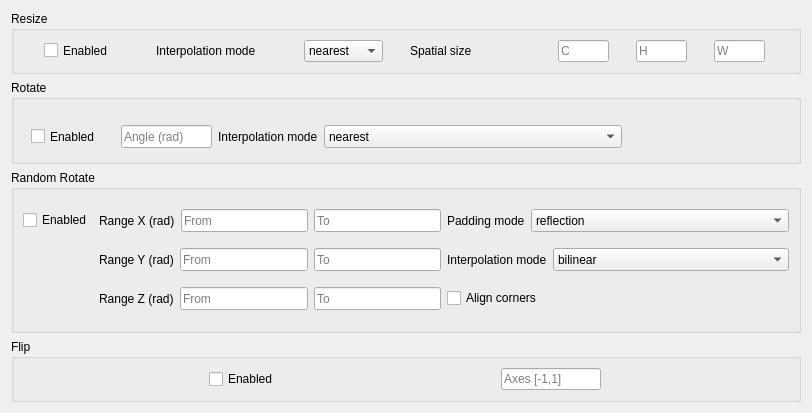
         <widget class="QWidget" name="scrollAreaWidgetContents">
          <property name="geometry">
           <rect>
            <x>0</x>
            <y>0</y>
            <width>812</width>
            <height>413</height>
           </rect>
          </property>
          <layout class="QVBoxLayout" name="verticalLayout_2">
           <item>
            <widget class="ctkCollapsibleGroupBox" name="CollapsibleGroupBox">
             <property name="sizePolicy">
              <sizepolicy hsizetype="Preferred" vsizetype="Preferred">
               <horstretch>0</horstretch>
               <verstretch>0</verstretch>
              </sizepolicy>
             </property>
             <property name="maximumSize">
              <size>
               <width>100000</width>
               <height>101</height>
              </size>
             </property>
             <property name="autoFillBackground">
              <bool>true</bool>
             </property>
             <property name="title">
              <string>Resize</string>
             </property>
             <property name="checked">
              <bool>true</bool>
             </property>
             <property name="collapsed">
              <bool>false</bool>
             </property>
             <property name="collapsedHeight">
              <number>0</number>
             </property>
             <layout class="QHBoxLayout" name="horizontalLayout_2">
              <item>
               <widget class="QCheckBox" name="resizeEnabled">
                <property name="maximumSize">
                 <size>
                  <width>85</width>
                  <height>21</height>
                 </size>
                </property>
                <property name="text">
                 <string>Enabled</string>
                </property>
               </widget>
              </item>
              <item>
               <widget class="QLabel" name="label_6">
                <property name="maximumSize">
                 <size>
                  <width>121</width>
                  <height>16</height>
                 </size>
                </property>
                <property name="text">
                 <string>Interpolation mode</string>
                </property>
               </widget>
              </item>
              <item>
               <widget class="QComboBox" name="resizeInterpolationMode">
                <property name="maximumSize">
                 <size>
                  <width>79</width>
                  <height>23</height>
                 </size>
                </property>
                <property name="editable">
                 <bool>false</bool>
                </property>
                <property name="currentText">
                 <string>nearest</string>
                </property>
                <property name="placeholderText">
                 <string/>
                </property>
                <item>
                 <property name="text">
                  <string>nearest</string>
                 </property>
                </item>
                <item>
                 <property name="text">
                  <string>nearest-exact</string>
                 </property>
                </item>
                <item>
                 <property name="text">
                  <string>linear</string>
                 </property>
                </item>
                <item>
                 <property name="text">
                  <string>bilinear</string>
                 </property>
                </item>
                <item>
                 <property name="text">
                  <string>bicubic</string>
                 </property>
                </item>
                <item>
                 <property name="text">
                  <string>trilinear</string>
                 </property>
                </item>
                <item>
                 <property name="text">
                  <string>area</string>
                 </property>
                </item>
               </widget>
              </item>
              <item>
               <widget class="QLabel" name="label_8">
                <property name="sizePolicy">
                 <sizepolicy hsizetype="Expanding" vsizetype="Preferred">
                  <horstretch>0</horstretch>
                  <verstretch>0</verstretch>
                 </sizepolicy>
                </property>
                <property name="maximumSize">
                 <size>
                  <width>121</width>
                  <height>16777215</height>
                 </size>
                </property>
                <property name="text">
                 <string>Spatial size</string>
                </property>
               </widget>
              </item>
              <item>
               <widget class="QLineEdit" name="resizeC">
                <property name="maximumSize">
                 <size>
                  <width>51</width>
                  <height>23</height>
                 </size>
                </property>
                <property name="text">
                 <string/>
                </property>
                <property name="placeholderText">
                 <string>C</string>
                </property>
               </widget>
              </item>
              <item>
               <widget class="QLineEdit" name="resizeH">
                <property name="maximumSize">
                 <size>
                  <width>51</width>
                  <height>23</height>
                 </size>
                </property>
                <property name="text">
                 <string/>
                </property>
                <property name="placeholderText">
                 <string>H</string>
                </property>
               </widget>
              </item>
              <item>
               <widget class="QLineEdit" name="resizeW">
                <property name="maximumSize">
                 <size>
                  <width>51</width>
                  <height>23</height>
                 </size>
                </property>
                <property name="text">
                 <string/>
                </property>
                <property name="placeholderText">
                 <string>W</string>
                </property>
               </widget>
              </item>
             </layout>
            </widget>
           </item>
           <item>
            <widget class="ctkCollapsibleGroupBox" name="CollapsibleGroupBox_2">
             <property name="sizePolicy">
              <sizepolicy hsizetype="Preferred" vsizetype="Fixed">
               <horstretch>0</horstretch>
               <verstretch>0</verstretch>
              </sizepolicy>
             </property>
             <property name="minimumSize">
              <size>
               <width>0</width>
               <height>84</height>
              </size>
             </property>
             <property name="maximumSize">
              <size>
               <width>16777215</width>
               <height>16777215</height>
              </size>
             </property>
             <property name="autoFillBackground">
              <bool>true</bool>
             </property>
             <property name="title">
              <string>Rotate</string>
             </property>
             <property name="checked">
              <bool>true</bool>
             </property>
             <property name="collapsed">
              <bool>false</bool>
             </property>
             <property name="collapsedHeight">
              <number>0</number>
             </property>
             <widget class="QCheckBox" name="rotateEnabled">
              <property name="geometry">
               <rect>
                <x>20</x>
                <y>46</y>
                <width>74</width>
                <height>21</height>
               </rect>
              </property>
              <property name="sizePolicy">
               <sizepolicy hsizetype="Preferred" vsizetype="Preferred">
                <horstretch>0</horstretch>
                <verstretch>0</verstretch>
               </sizepolicy>
              </property>
              <property name="maximumSize">
               <size>
                <width>220</width>
                <height>21</height>
               </size>
              </property>
              <property name="text">
               <string>Enabled</string>
              </property>
             </widget>
             <widget class="QWidget" name="layoutWidget">
              <property name="geometry">
               <rect>
                <x>110</x>
                <y>31</y>
                <width>501</width>
                <height>51</height>
               </rect>
              </property>
              <layout class="QHBoxLayout" name="horizontalLayout_8">
               <item>
                <widget class="QLineEdit" name="rotateAngle">
                 <property name="minimumSize">
                  <size>
                   <width>0</width>
                   <height>23</height>
                  </size>
                 </property>
                 <property name="maximumSize">
                  <size>
                   <width>91</width>
                   <height>16777215</height>
                  </size>
                 </property>
                 <property name="placeholderText">
                  <string>Angle (rad)</string>
                 </property>
                </widget>
               </item>
               <item>
                <layout class="QHBoxLayout" name="horizontalLayout">
                 <item>
                  <widget class="QLabel" name="label_7">
                   <property name="sizePolicy">
                    <sizepolicy hsizetype="Preferred" vsizetype="Preferred">
                     <horstretch>0</horstretch>
                     <verstretch>0</verstretch>
                    </sizepolicy>
                   </property>
                   <property name="maximumSize">
                    <size>
                     <width>16777215</width>
                     <height>16777215</height>
                    </size>
                   </property>
                   <property name="text">
                    <string>Interpolation mode</string>
                   </property>
                  </widget>
                 </item>
                 <item>
                  <widget class="QComboBox" name="rotateInterpolationMode">
                   <property name="sizePolicy">
                    <sizepolicy hsizetype="Expanding" vsizetype="Fixed">
                     <horstretch>0</horstretch>
                     <verstretch>0</verstretch>
                    </sizepolicy>
                   </property>
                   <property name="minimumSize">
                    <size>
                     <width>0</width>
                     <height>23</height>
                    </size>
                   </property>
                   <property name="maximumSize">
                    <size>
                     <width>16777215</width>
                     <height>16777215</height>
                    </size>
                   </property>
                   <property name="editable">
                    <bool>false</bool>
                   </property>
                   <property name="currentText">
                    <string>nearest</string>
                   </property>
                   <property name="placeholderText">
                    <string/>
                   </property>
                   <item>
                    <property name="text">
                     <string>nearest</string>
                    </property>
                   </item>
                   <item>
                    <property name="text">
                     <string>bilinear</string>
                    </property>
                   </item>
                  </widget>
                 </item>
                </layout>
               </item>
              </layout>
             </widget>
            </widget>
           </item>
           <item>
            <widget class="ctkCollapsibleGroupBox" name="CollapsibleGroupBox_3">
             <property name="sizePolicy">
              <sizepolicy hsizetype="Preferred" vsizetype="Preferred">
               <horstretch>0</horstretch>
               <verstretch>0</verstretch>
              </sizepolicy>
             </property>
             <property name="minimumSize">
              <size>
               <width>0</width>
               <height>163</height>
              </size>
             </property>
             <property name="autoFillBackground">
              <bool>true</bool>
             </property>
             <property name="title">
              <string>Random Rotate</string>
             </property>
             <property name="collapsedHeight">
              <number>0</number>
             </property>
             <layout class="QGridLayout" name="gridLayout_3">
              <item row="0" column="0">
               <widget class="QCheckBox" name="randomRotateEnabled">
                <property name="text">
                 <string>Enabled</string>
                </property>
               </widget>
              </item>
              <item row="0" column="1">
               <layout class="QHBoxLayout" name="horizontalLayout_3">
                <item>
                 <widget class="QLabel" name="label_9">
                  <property name="text">
                   <string>Range X (rad)</string>
                  </property>
                 </widget>
                </item>
                <item>
                 <widget class="QLineEdit" name="randomRotateFromX">
                  <property name="sizePolicy">
                   <sizepolicy hsizetype="Expanding" vsizetype="Fixed">
                    <horstretch>0</horstretch>
                    <verstretch>0</verstretch>
                   </sizepolicy>
                  </property>
                  <property name="minimumSize">
                   <size>
                    <width>0</width>
                    <height>23</height>
                   </size>
                  </property>
                  <property name="placeholderText">
                   <string>From</string>
                  </property>
                 </widget>
                </item>
                <item>
                 <widget class="QLineEdit" name="randomRotateToX">
                  <property name="sizePolicy">
                   <sizepolicy hsizetype="Expanding" vsizetype="Fixed">
                    <horstretch>0</horstretch>
                    <verstretch>0</verstretch>
                   </sizepolicy>
                  </property>
                  <property name="minimumSize">
                   <size>
                    <width>0</width>
                    <height>23</height>
                   </size>
                  </property>
                  <property name="placeholderText">
                   <string>To</string>
                  </property>
                 </widget>
                </item>
               </layout>
              </item>
              <item row="0" column="2">
               <layout class="QHBoxLayout" name="horizontalLayout_7">
                <item>
                 <widget class="QLabel" name="label_13">
                  <property name="text">
                   <string>Padding mode</string>
                  </property>
                 </widget>
                </item>
                <item>
                 <widget class="QComboBox" name="randomRotatePaddingMode">
                  <property name="sizePolicy">
                   <sizepolicy hsizetype="Expanding" vsizetype="Fixed">
                    <horstretch>0</horstretch>
                    <verstretch>0</verstretch>
                   </sizepolicy>
                  </property>
                  <property name="minimumSize">
                   <size>
                    <width>0</width>
                    <height>23</height>
                   </size>
                  </property>
                  <item>
                   <property name="text">
                    <string>reflection</string>
                   </property>
                  </item>
                  <item>
                   <property name="text">
                    <string>constant</string>
                   </property>
                  </item>
                  <item>
                   <property name="text">
                    <string>zeros</string>
                   </property>
                  </item>
                  <item>
                   <property name="text">
                    <string>border</string>
                   </property>
                  </item>
                  <item>
                   <property name="text">
                    <string>grid-constant</string>
                   </property>
                  </item>
                  <item>
                   <property name="text">
                    <string>wrap</string>
                   </property>
                  </item>
                  <item>
                   <property name="text">
                    <string>reflect</string>
                   </property>
                  </item>
                  <item>
                   <property name="text">
                    <string>nearest</string>
                   </property>
                  </item>
                  <item>
                   <property name="text">
                    <string>grid-mirror</string>
                   </property>
                  </item>
                  <item>
                   <property name="text">
                    <string>grid-wrap</string>
                   </property>
                  </item>
                 </widget>
                </item>
               </layout>
              </item>
              <item row="1" column="1">
               <layout class="QHBoxLayout" name="horizontalLayout_4">
                <item>
                 <widget class="QLabel" name="labelY">
                  <property name="text">
                   <string>Range Y (rad)</string>
                  </property>
                 </widget>
                </item>
                <item>
                 <widget class="QLineEdit" name="randomRotateFromY">
                  <property name="sizePolicy">
                   <sizepolicy hsizetype="Expanding" vsizetype="Fixed">
                    <horstretch>0</horstretch>
                    <verstretch>0</verstretch>
                   </sizepolicy>
                  </property>
                  <property name="minimumSize">
                   <size>
                    <width>0</width>
                    <height>23</height>
                   </size>
                  </property>
                  <property name="text">
                   <string/>
                  </property>
                  <property name="placeholderText">
                   <string>From</string>
                  </property>
                 </widget>
                </item>
                <item>
                 <widget class="QLineEdit" name="randomRotateToY">
                  <property name="sizePolicy">
                   <sizepolicy hsizetype="Expanding" vsizetype="Fixed">
                    <horstretch>0</horstretch>
                    <verstretch>0</verstretch>
                   </sizepolicy>
                  </property>
                  <property name="minimumSize">
                   <size>
                    <width>0</width>
                    <height>23</height>
                   </size>
                  </property>
                  <property name="text">
                   <string/>
                  </property>
                  <property name="placeholderText">
                   <string>To</string>
                  </property>
                 </widget>
                </item>
               </layout>
              </item>
              <item row="1" column="2">
               <layout class="QHBoxLayout" name="horizontalLayout_6">
                <item>
                 <widget class="QLabel" name="label_12">
                  <property name="text">
                   <string>Interpolation mode</string>
                  </property>
                 </widget>
                </item>
                <item>
                 <widget class="QComboBox" name="randomRotateInterpolationMode">
                  <property name="sizePolicy">
                   <sizepolicy hsizetype="Expanding" vsizetype="Fixed">
                    <horstretch>0</horstretch>
                    <verstretch>0</verstretch>
                   </sizepolicy>
                  </property>
                  <property name="minimumSize">
                   <size>
                    <width>0</width>
                    <height>23</height>
                   </size>
                  </property>
                  <item>
                   <property name="text">
                    <string>bilinear</string>
                   </property>
                  </item>
                  <item>
                   <property name="text">
                    <string>nearest</string>
                   </property>
                  </item>
                 </widget>
                </item>
               </layout>
              </item>
              <item row="2" column="1">
               <layout class="QHBoxLayout" name="horizontalLayout_5">
                <item>
                 <widget class="QLabel" name="label_11">
                  <property name="text">
                   <string>Range Z (rad)</string>
                  </property>
                 </widget>
                </item>
                <item>
                 <widget class="QLineEdit" name="randomRotateFromZ">
                  <property name="sizePolicy">
                   <sizepolicy hsizetype="Expanding" vsizetype="Fixed">
                    <horstretch>0</horstretch>
                    <verstretch>0</verstretch>
                   </sizepolicy>
                  </property>
                  <property name="minimumSize">
                   <size>
                    <width>0</width>
                    <height>23</height>
                   </size>
                  </property>
                  <property name="text">
                   <string/>
                  </property>
                  <property name="placeholderText">
                   <string>From</string>
                  </property>
                 </widget>
                </item>
                <item>
                 <widget class="QLineEdit" name="randomRotateToZ">
                  <property name="sizePolicy">
                   <sizepolicy hsizetype="Expanding" vsizetype="Fixed">
                    <horstretch>0</horstretch>
                    <verstretch>0</verstretch>
                   </sizepolicy>
                  </property>
                  <property name="minimumSize">
                   <size>
                    <width>0</width>
                    <height>23</height>
                   </size>
                  </property>
                  <property name="text">
                   <string/>
                  </property>
                  <property name="placeholderText">
                   <string>To</string>
                  </property>
                 </widget>
                </item>
               </layout>
              </item>
              <item row="2" column="2">
               <widget class="QCheckBox" name="randomRotateAlignCorners">
                <property name="text">
                 <string>Align corners</string>
                </property>
               </widget>
              </item>
             </layout>
            </widget>
           </item>
           <item>
            <widget class="ctkCollapsibleGroupBox" name="CollapsibleGroupBox_4">
             <property name="sizePolicy">
              <sizepolicy hsizetype="Preferred" vsizetype="Preferred">
               <horstretch>0</horstretch>
               <verstretch>0</verstretch>
              </sizepolicy>
             </property>
             <property name="minimumSize">
              <size>
               <width>0</width>
               <height>0</height>
              </size>
             </property>
             <property name="autoFillBackground">
              <bool>true</bool>
             </property>
             <property name="title">
              <string>Flip</string>
             </property>
             <property name="collapsedHeight">
              <number>0</number>
             </property>
             <layout class="QGridLayout" name="gridLayout">
              <item row="0" column="0">
               <widget class="QCheckBox" name="flipEnabled">
                <property name="sizePolicy">
                 <sizepolicy hsizetype="Preferred" vsizetype="Preferred">
                  <horstretch>0</horstretch>
                  <verstretch>0</verstretch>
                 </sizepolicy>
                </property>
                <property name="maximumSize">
                 <size>
                  <width>100</width>
                  <height>16777215</height>
                 </size>
                </property>
                <property name="text">
                 <string>Enabled</string>
                </property>
               </widget>
              </item>
              <item row="0" column="1">
               <widget class="QLineEdit" name="flipAxes">
                <property name="sizePolicy">
                 <sizepolicy hsizetype="Preferred" vsizetype="Fixed">
                  <horstretch>0</horstretch>
                  <verstretch>0</verstretch>
                 </sizepolicy>
                </property>
                <property name="maximumSize">
                 <size>
                  <width>100</width>
                  <height>16777215</height>
                 </size>
                </property>
                <property name="placeholderText">
                 <string>Axes [-1,1]</string>
                </property>
               </widget>
              </item>
             </layout>
            </widget>
           </item>
          </layout>
         </widget>
